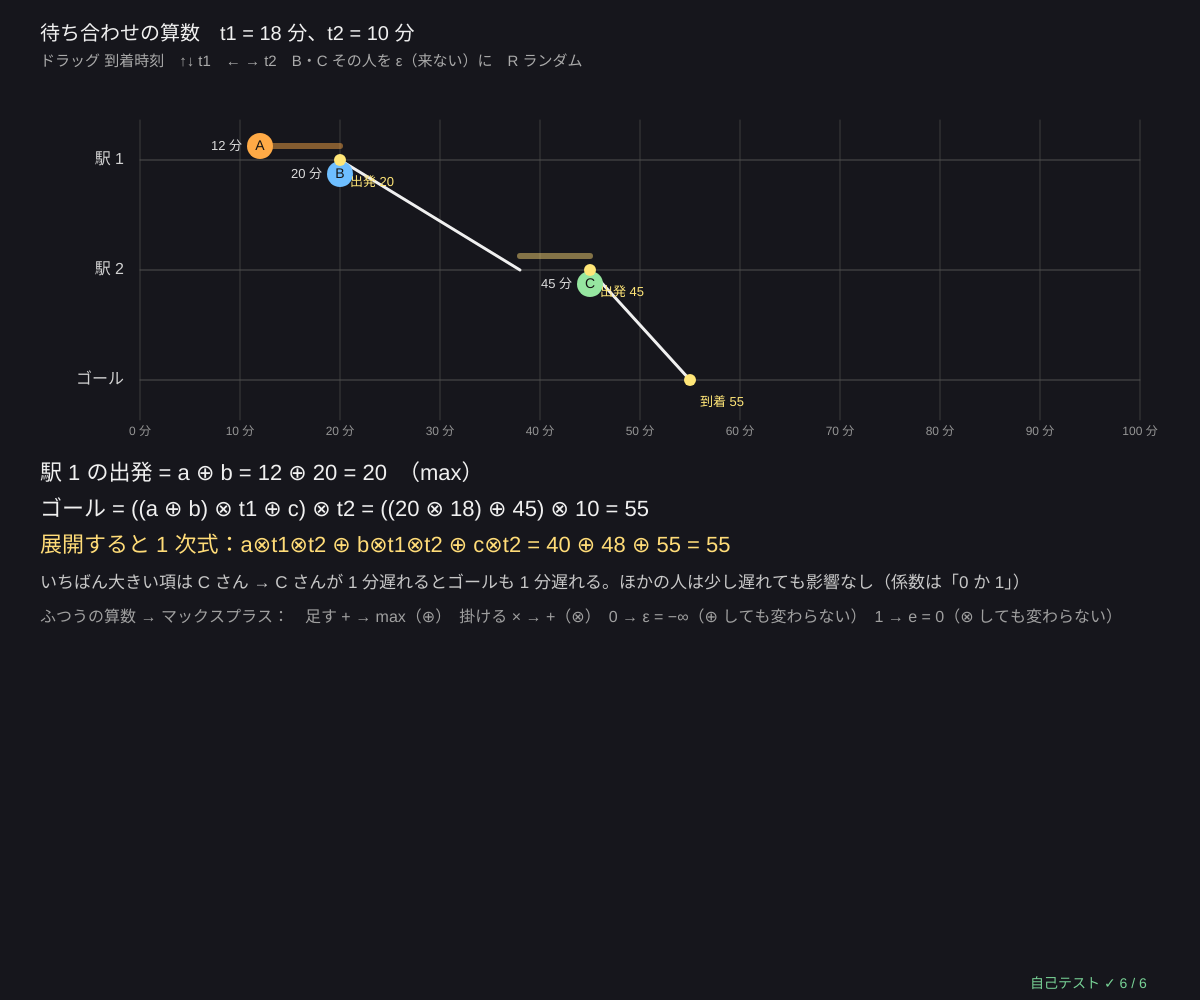
Frame 1 (no input)
Frame 60 (no input): identical to frame 1, image omitted
Frame 120 (the mouse pressed at the canvas centre since frame 60): identical to frame 1, image omitted

The p5.js sketch that drew this single still picture (run headless with seeded random() and noise() and a simulated clock; from frame 60 on, the mouse is pressed at the canvas centre):

// p5.js sketch
// ── sketch.js
// ============================================
// 00 待ち合わせの算数 ─ 「2 人とも揃ったら出発」は max、「移動に t 分」は +
// A さん（a 分）と B さん（b 分）が駅 1 に着く。揃ったら出発 = max(a, b)、t1 分で駅 2 へ。そこで C さん（c 分）と合流して t2 分でゴール
//   a ⊕ b = max(a, b)、a ⊗ t = a + t と書くと、ゴールの時刻 = ((a ⊕ b) ⊗ t1 ⊕ c) ⊗ t2 = a⊗t1⊗t2 ⊕ b⊗t1⊗t2 ⊕ c⊗t2（1 次式！）
//   ε = −∞ は「待たなくていい人（来ない人）」、e = 0 は「所要時間 0」
// ドラッグ 到着時刻を動かす / ↑↓ t1 / ← → t2 / B・C その人を ε（来ない）にする / R ランダム
// ============================================

let arr = { a: 12, b: 20, c: 45 };     // ★ 3 人の到着時刻（分）。NEG_INF にすると「来ない人」
let t1 = 18, t2 = 10;                  // ★ 駅 1 → 駅 2、駅 2 → ゴールの所要時間（分）
const T_MAX = 100;                     // タイムラインの長さ（分）
let dragging = null, saved = { b: 20, c: 45 };

function setup() { createCanvas(windowWidth, windowHeight); textWrap(CHAR); selfTest(); }

// ★ 待ち合わせの計算（ふつうの書き方）
function plainTrip(a, b, c, t1, t2) {
  let dep1 = mpAdd(a, b);                       // 揃ったら出発（max）
  let arr2 = mpMul(dep1, t1);                   // 移動（+）
  let dep2 = mpAdd(arr2, c);                    // 駅 2 で C を待つ
  return { dep1, arr2, dep2, goal: mpMul(dep2, t2) };
}
// ★ 展開した 1 次式：a⊗t1⊗t2 ⊕ b⊗t1⊗t2 ⊕ c⊗t2（どの項がいちばん大きい？ = だれが全体を決める？）
function expandedTerms(a, b, c, t1, t2) {
  return [{ who: 'A', v: mpMul(mpMul(a, t1), t2) }, { who: 'B', v: mpMul(mpMul(b, t1), t2) }, { who: 'C', v: mpMul(c, t2) }];
}

function draw() {
  background(22, 22, 28);
  let tl = { x: 140, y: 120, w: width - 200, h: 300, x0: 0, x1: T_MAX, y0: 0, y1: 1 };
  let res = plainTrip(arr.a, arr.b, arr.c, t1, t2), terms = expandedTerms(arr.a, arr.b, arr.c, t1, t2);
  let win = terms.reduce((m, t) => (t.v > m.v ? t : m), { who: '', v: NEG_INF });
  let rows = [tl.y + 40, tl.y + 150, tl.y + 260], names = ['駅 1', '駅 2', 'ゴール'];

  // ---- タイムライン
  stroke(60); strokeWeight(1);
  for (let m = 0; m <= T_MAX; m += 10) line(gX(tl, m), tl.y, gX(tl, m), tl.y + tl.h);
  noStroke(); fill(150); textSize(12); textAlign(CENTER, TOP);
  for (let m = 0; m <= T_MAX; m += 10) text(m + ' 分', gX(tl, m), tl.y + tl.h + 6);
  textAlign(RIGHT, CENTER); textSize(16); fill(210);
  for (let r = 0; r < 3; r++) text(names[r], tl.x - 16, rows[r]);
  stroke(80); for (let r = 0; r < 3; r++) line(tl.x, rows[r], tl.x + tl.w, rows[r]);
  // 待ち時間（早く着いた人が待つ）と移動
  let wait = (from, to, y, col) => { if (from === NEG_INF || to === NEG_INF || to <= from) return; stroke(col); strokeWeight(6); line(gX(tl, from), y, gX(tl, to), y); };
  wait(arr.a, res.dep1, rows[0] - 14, color(255, 170, 70, 120)); wait(arr.b, res.dep1, rows[0] + 14, color(110, 190, 255, 120));
  wait(res.arr2, res.dep2, rows[1] - 14, color(255, 220, 120, 120)); wait(arr.c, res.dep2, rows[1] + 14, color(150, 230, 160, 120));
  if (res.dep1 !== NEG_INF) { stroke(240); strokeWeight(3); line(gX(tl, res.dep1), rows[0], gX(tl, res.arr2), rows[1]); }
  if (res.dep2 !== NEG_INF) { stroke(240); strokeWeight(3); line(gX(tl, res.dep2), rows[1], gX(tl, res.goal), rows[2]); }
  // 人のマーカー（ε の人は左はしに薄く）
  let marker = (key, y, col, lab) => {
    let v = arr[key], x = v === NEG_INF ? tl.x - 70 : gX(tl, v);
    noStroke(); fill(v === NEG_INF ? color(red(col), green(col), blue(col), 70) : col); circle(x, y, 26);
    fill(20); textAlign(CENTER, CENTER); textSize(14); text(lab, x, y);
    fill(220); textSize(13); textAlign(RIGHT, CENTER); text(v === NEG_INF ? 'ε（来ない）' : mpFmt(v, 0) + ' 分', x - 18, y);
  };
  marker('a', rows[0] - 14, color(255, 170, 70), 'A'); marker('b', rows[0] + 14, color(110, 190, 255), 'B'); marker('c', rows[1] + 14, color(150, 230, 160), 'C');
  noStroke(); fill(255, 230, 120);
  for (let [v, y, s] of [[res.dep1, rows[0], '出発'], [res.dep2, rows[1], '出発'], [res.goal, rows[2], '到着']]) if (v !== NEG_INF) { circle(gX(tl, v), y, 12); textSize(13); textAlign(LEFT, CENTER); text(s + ' ' + mpFmt(v, 0), gX(tl, v) + 10, y + 22); }

  // ---- 式
  let f = (v) => mpFmt(v, 0), y0 = tl.y + tl.h + 60;
  textAlign(LEFT, BASELINE); textSize(22); fill(240);
  text('駅 1 の出発 = a ⊕ b = ' + f(arr.a) + ' ⊕ ' + f(arr.b) + ' = ' + f(res.dep1) + '　（max）', 40, y0);
  text('ゴール = ((a ⊕ b) ⊗ t1 ⊕ c) ⊗ t2 = ((' + f(res.dep1) + ' ⊗ ' + t1 + ') ⊕ ' + f(arr.c) + ') ⊗ ' + t2 + ' = ' + f(res.goal), 40, y0 + 36);
  fill(255, 220, 120);
  text('展開すると 1 次式：a⊗t1⊗t2 ⊕ b⊗t1⊗t2 ⊕ c⊗t2 = ' + terms.map((t) => f(t.v)).join(' ⊕ ') + ' = ' + f(mpAdd(mpAdd(terms[0].v, terms[1].v), terms[2].v)), 40, y0 + 72);
  fill(200); textSize(17);
  text(win.who ? 'いちばん大きい項は ' + win.who + ' さん → ' + win.who + ' さんが 1 分遅れるとゴールも 1 分遅れる。ほかの人は少し遅れても影響なし（係数は「0 か 1」）' : 'だれも来ない → ゴールも ε', 40, y0 + 108);
  fill(160); textSize(16);
  text('ふつうの算数 → マックスプラス：　足す + → max（⊕）　掛ける × → +（⊗）　0 → ε = −∞（⊕ しても変わらない）　1 → e = 0（⊗ しても変わらない）', 40, y0 + 142);
  fill(240); textSize(20); text('待ち合わせの算数　t1 = ' + t1 + ' 分、t2 = ' + t2 + ' 分', 40, 40);
  fill(170); textSize(15); text('ドラッグ 到着時刻　↑↓ t1　← → t2　B・C その人を ε（来ない）に　R ランダム', 40, 66);
  drawSelfTest(width - 170, height - 12);
}

function personAt(mx, my) {
  let tl = { x: 140, y: 120, w: width - 200, h: 300, x0: 0, x1: T_MAX, y0: 0, y1: 1 }, ys = { a: tl.y + 26, b: tl.y + 54, c: tl.y + 164 };
  for (let k of ['a', 'b', 'c']) { let x = arr[k] === NEG_INF ? tl.x - 70 : gX(tl, arr[k]); if (Math.hypot(mx - x, my - ys[k]) < 16) return k; }
  return null;
}
function mousePressed() { dragging = personAt(mouseX, mouseY); }
function mouseDragged() {
  if (!dragging) return;
  let v = Math.round(((mouseX - 140) / (width - 200)) * T_MAX);
  arr[dragging] = clampv(v, 0, T_MAX - 10);
}
function mouseReleased() { dragging = null; }
function keyPressed() {
  if (key === UP_ARROW) t1 = Math.min(40, t1 + 1);
  if (key === DOWN_ARROW) t1 = Math.max(0, t1 - 1);
  if (key === RIGHT_ARROW) t2 = Math.min(40, t2 + 1);
  if (key === LEFT_ARROW) t2 = Math.max(0, t2 - 1);
  for (let k of ['b', 'c']) if (key === k || key === k.toUpperCase()) { if (arr[k] === NEG_INF) arr[k] = saved[k]; else { saved[k] = arr[k]; arr[k] = NEG_INF; } }
  if (key === 'r' || key === 'R') { arr.a = Math.floor(Math.random() * 40); arr.b = Math.floor(Math.random() * 40); arr.c = Math.floor(Math.random() * 70); }
  return false;
}

// ---- 自己テスト
function selfTest() {
  selfTestResults = [];
  seedRng(59);
  let vals = () => (rnd() < 0.2 ? NEG_INF : rndInt(-20, 60)), same = true, noN = true, crit = true, lip = true;
  for (let n = 0; n < 400; n++) {
    let a = vals(), b = vals(), c = vals(), s = rndInt(0, 30), u = rndInt(0, 30);
    let g1 = plainTrip(a, b, c, s, u).goal, ts = expandedTerms(a, b, c, s, u), g2 = mpAdd(mpAdd(ts[0].v, ts[1].v), ts[2].v);
    if (g1 !== g2) same = false;
    if (!noNaN([g1, g2])) noN = false;
    if (g1 !== NEG_INF && !ts.some((t) => t.v === g1)) crit = false;
    if (a !== NEG_INF) { let g3 = plainTrip(a + 1, b, c, s, u).goal; if (!(g3 >= g1 && g3 <= g1 + 1)) lip = false; }
  }
  check('入れ子の式 ((a⊕b)⊗t1 ⊕ c)⊗t2 = 展開した 1 次式（400 通り、ε も入れて）', same);
  check('ε は ⊕ の単位元（a ⊕ ε = a）、⊗ では吸収（a ⊗ ε = ε）、e = 0 は ⊗ の単位元', [-3, 0, 7].every((a) => mpAdd(a, NEG_INF) === a && mpMul(a, NEG_INF) === NEG_INF && mpMul(a, 0) === a) && mpMul(NEG_INF, NEG_INF) === NEG_INF);
  check('NaN が一度も出ない（ε どうしの ⊗・⊕ も）', noN && noNaN([mpAdd(NEG_INF, NEG_INF), mpMul(NEG_INF, 5)]));
  check('ゴールの時刻は必ずどれか 1 つの項と等しい（全体を決める人がいる）', crit);
  check('A が 1 分遅れると、ゴールは 0〜1 分遅れる（増えるだけ・1 分より多くは遅れない）', lip);
  check('ε の表示は「ε」（−Infinity と書かない）', mpFmt(NEG_INF) === 'ε' && mpFmt(-0.04) === '0');
  reportSelfTest();
}

// ---------- やってみよう ----------
// 1. A さんをドラッグして、B さんより遅くしたり早くしたりしよう。駅 1 の出発時刻はどう変わる？
// 2. C さんがとても遅いとき、A や B が遅れてもゴールは変わらない。なぜ？（max の中で負けている項）
// 3. B キーで B さんを ε（来ない）にすると、式のどこが消える？ ε ⊕ a = a を確かめよう
// 4. 3 つ目の駅と D さんを足して、式を 1 次式に展開してみよう
// 5. 06・07 では、この「待ち合わせ」を行列でまとめて、列車や工場のダイヤを計算する

// ==================================================
// ここから下は「マックスプラスの道具」（中身は読まなくても OK。消さないでね）
// ==================================================
// ---- マックスプラスの数：ε = −∞（「ゼロ」= 起きない・制約なし）、e = 0（「いち」= 待ち時間なし）
const NEG_INF = -Infinity;
function mpAdd(a, b) { return a >= b ? a : b; }                                   // a ⊕ b = max(a, b)
function mpMul(a, b) { return a === NEG_INF || b === NEG_INF ? NEG_INF : a + b; }  // a ⊗ b = a + b（ε があれば ε。−∞ + ∞ を作らない）
function mpFmt(v, d) {                                                             // ε を「ε」と表示（−Infinity を見せない）
  if (v === NEG_INF) return 'ε';
  if (v === Infinity) return '+∞';
  if (typeof v !== 'number' || v !== v) return '?';
  let s = (+v.toFixed(d === undefined ? 1 : d)).toString();
  return s === '-0' ? '0' : s;
}
// ---- 種つきの乱数（同じ種なら毎回同じ列）
let rngState = 1;
function seedRng(s) { rngState = (s >>> 0) || 1; }
function rnd() {                       // 0〜1 の一様乱数（mulberry32）
  rngState = (rngState + 0x6d2b79f5) >>> 0;
  let t = rngState;
  t = Math.imul(t ^ (t >>> 15), t | 1);
  t ^= t + Math.imul(t ^ (t >>> 7), t | 61);
  return ((t ^ (t >>> 14)) >>> 0) / 4294967296;
}
function rndInt(a, b) { return a + Math.floor(rnd() * (b - a + 1)); }
// ---- グラフと図の道具：g = { x, y, w, h, x0, x1, y0, y1 }
function clampv(v, a, b) { return v < a ? a : v > b ? b : v; }
function gX(g, v) { return g.x + clampv((v - g.x0) / (g.x1 - g.x0), -0.02, 1.02) * g.w; }
function gY(g, v) { return g.y + g.h - clampv((v - g.y0) / (g.y1 - g.y0), -0.02, 1.02) * g.h; }
function plotAxes(g, xl, yl, xt, yt) {
  stroke(95); strokeWeight(1); noFill(); rect(g.x, g.y, g.w, g.h);
  noStroke(); fill(165); textSize(12); textAlign(CENTER, TOP);
  for (let v of xt) text(+v.toPrecision(3), gX(g, v), g.y + g.h + 4);
  textAlign(RIGHT, CENTER);
  for (let v of yt) text(+v.toPrecision(3), g.x - 5, gY(g, v));
  textAlign(LEFT, BASELINE); fill(205); textSize(13);
  text(xl, g.x + g.w - textWidth(xl), g.y + g.h + 32); text(yl, g.x, g.y - 8);
}
function polyline(pts) {               // 点が 2 つ以上あるときだけ折れ線を描く
  if (pts.length < 2) return;
  noFill(); beginShape(); for (let p of pts) vertex(p[0], p[1]); endShape();
}
// ---- 自己テストの道具
let selfTestResults = [];
function check(name, cond) { selfTestResults.push({ name, ok: !!cond }); }
function near(a, b, tol) { return a !== null && a !== undefined && isFinite(a) && Math.abs(a - b) <= (tol === undefined ? 1e-9 : tol); }
function noNaN(v) { return Array.isArray(v) ? v.every(noNaN) : !(typeof v === 'number' && v !== v); }
function reportSelfTest() { for (let r of selfTestResults) (r.ok ? console.log : console.error)((r.ok ? '✓ ' : '✗ ') + r.name); }
function selfTestLine() { let n = selfTestResults.filter((r) => r.ok).length; return '自己テスト ' + (n === selfTestResults.length ? '✓ ' : '✗ ') + n + ' / ' + selfTestResults.length; }
function drawSelfTest(x, y) { noStroke(); fill(selfTestResults.every((r) => r.ok) ? color(120, 210, 150) : color(255, 90, 90)); textSize(14); textAlign(LEFT, BASELINE); text(selfTestLine(), x, y); }
